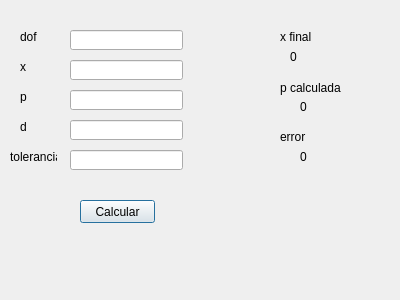
<?xml version="1.0" encoding="UTF-8"?>
<ui version="4.0">
 <class>Dialog</class>
 <widget class="QDialog" name="Dialog">
  <property name="geometry">
   <rect>
    <x>0</x>
    <y>0</y>
    <width>400</width>
    <height>300</height>
   </rect>
  </property>
  <property name="windowTitle">
   <string>Ej3</string>
  </property>
  <widget class="QLabel" name="label">
   <property name="geometry">
    <rect>
     <x>20</x>
     <y>30</y>
     <width>47</width>
     <height>13</height>
    </rect>
   </property>
   <property name="text">
    <string>dof</string>
   </property>
  </widget>
  <widget class="QLabel" name="label_2">
   <property name="geometry">
    <rect>
     <x>20</x>
     <y>60</y>
     <width>47</width>
     <height>13</height>
    </rect>
   </property>
   <property name="text">
    <string>x</string>
   </property>
  </widget>
  <widget class="QLabel" name="label_3">
   <property name="geometry">
    <rect>
     <x>20</x>
     <y>90</y>
     <width>47</width>
     <height>13</height>
    </rect>
   </property>
   <property name="text">
    <string>p</string>
   </property>
  </widget>
  <widget class="QLabel" name="label_4">
   <property name="geometry">
    <rect>
     <x>20</x>
     <y>120</y>
     <width>47</width>
     <height>13</height>
    </rect>
   </property>
   <property name="text">
    <string>d</string>
   </property>
  </widget>
  <widget class="QLabel" name="label_5">
   <property name="geometry">
    <rect>
     <x>10</x>
     <y>150</y>
     <width>47</width>
     <height>13</height>
    </rect>
   </property>
   <property name="text">
    <string>tolerancia</string>
   </property>
  </widget>
  <widget class="QLineEdit" name="lineEdit">
   <property name="geometry">
    <rect>
     <x>70</x>
     <y>30</y>
     <width>113</width>
     <height>20</height>
    </rect>
   </property>
  </widget>
  <widget class="QLineEdit" name="lineEdit_2">
   <property name="geometry">
    <rect>
     <x>70</x>
     <y>60</y>
     <width>113</width>
     <height>20</height>
    </rect>
   </property>
  </widget>
  <widget class="QLineEdit" name="lineEdit_3">
   <property name="geometry">
    <rect>
     <x>70</x>
     <y>90</y>
     <width>113</width>
     <height>20</height>
    </rect>
   </property>
  </widget>
  <widget class="QLineEdit" name="lineEdit_4">
   <property name="geometry">
    <rect>
     <x>70</x>
     <y>120</y>
     <width>113</width>
     <height>20</height>
    </rect>
   </property>
  </widget>
  <widget class="QLineEdit" name="lineEdit_5">
   <property name="geometry">
    <rect>
     <x>70</x>
     <y>150</y>
     <width>113</width>
     <height>20</height>
    </rect>
   </property>
  </widget>
  <widget class="QPushButton" name="pushButton">
   <property name="geometry">
    <rect>
     <x>80</x>
     <y>200</y>
     <width>75</width>
     <height>23</height>
    </rect>
   </property>
   <property name="text">
    <string>Calcular</string>
   </property>
  </widget>
  <widget class="QLabel" name="label_6">
   <property name="geometry">
    <rect>
     <x>290</x>
     <y>50</y>
     <width>47</width>
     <height>13</height>
    </rect>
   </property>
   <property name="text">
    <string>0</string>
   </property>
  </widget>
  <widget class="QLabel" name="label_7">
   <property name="geometry">
    <rect>
     <x>300</x>
     <y>150</y>
     <width>47</width>
     <height>13</height>
    </rect>
   </property>
   <property name="text">
    <string>0</string>
   </property>
  </widget>
  <widget class="QLabel" name="label_8">
   <property name="geometry">
    <rect>
     <x>280</x>
     <y>80</y>
     <width>71</width>
     <height>16</height>
    </rect>
   </property>
   <property name="text">
    <string>p calculada</string>
   </property>
  </widget>
  <widget class="QLabel" name="label_9">
   <property name="geometry">
    <rect>
     <x>280</x>
     <y>30</y>
     <width>47</width>
     <height>13</height>
    </rect>
   </property>
   <property name="text">
    <string>x final</string>
   </property>
  </widget>
  <widget class="QLabel" name="label_10">
   <property name="geometry">
    <rect>
     <x>300</x>
     <y>100</y>
     <width>47</width>
     <height>13</height>
    </rect>
   </property>
   <property name="text">
    <string>0</string>
   </property>
  </widget>
  <widget class="QLabel" name="label_11">
   <property name="geometry">
    <rect>
     <x>280</x>
     <y>130</y>
     <width>47</width>
     <height>13</height>
    </rect>
   </property>
   <property name="text">
    <string>error</string>
   </property>
  </widget>
 </widget>
 <resources/>
 <connections/>
</ui>
